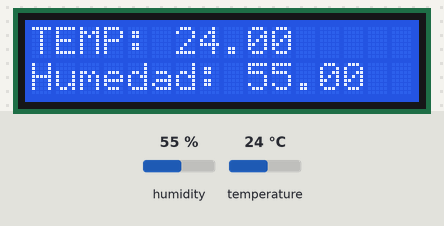
This sketch was run on a simulated Arduino Uno, built with avr-gcc and run on an emulated ATmega328P. Shown: 16×2 character LCD. The inputs (shaded band) are chosen by the test bench; at power-on: humidity 55 %, temperature 24 °C. What the sketch prints to the serial monitor is not drawn.

Above: at 1.2 s.
1.3 s: humidity set to 22 %
At 3.4 s:
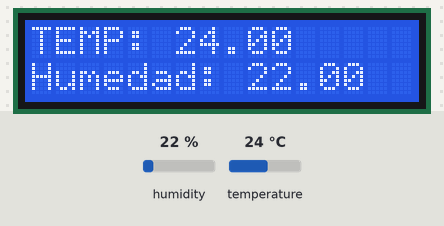
3.7 s: temperature set to 12 °C
At 5.2 s:
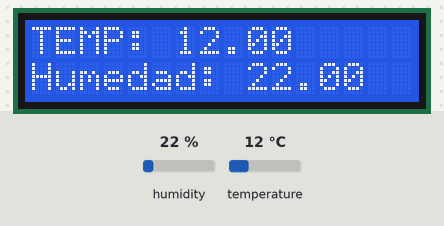
5.8 s: humidity set to 40 %
At 6.7 s:
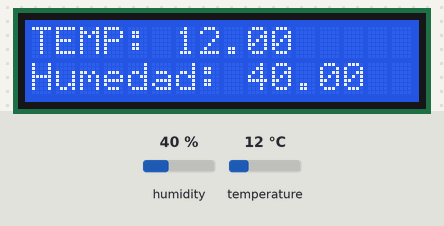
7.9 s: temperature set to 19 °C
At 9.5 s:
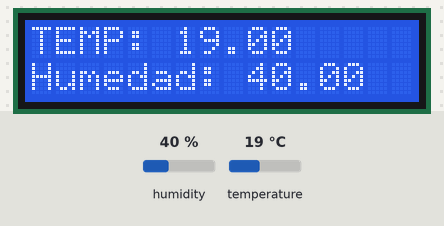
Timing chart, 0 to 11.0 s (numbered marks = the images above; inputs shaded):
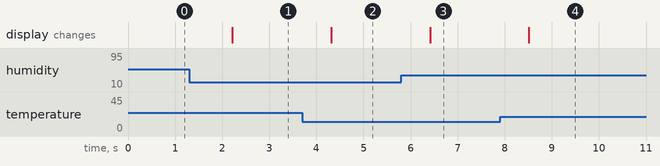

The sketch:

Practica17_Temperatura_Humedad_y_LCD.ino
```cpp
//Practica17 Temperatura Humedad y Lcd
#include <DHT11.h>
int pin=2;  //variable
DHT11 dht11(pin);

//PANTALLA LCD
#include <Wire.h>
#include <LCD.h>
#include <LiquidCrystal.h>
#include <LiquidCrystal_I2C.h>
#define I2C_ADDR 0x27  //identifica LCD 0x27
LiquidCrystal_I2C lcd(I2C_ADDR,2,1,0,4,5,6,7);
//LiquidCrystal_I2C lcd(I2C_ADDR,16,2);

void setup() {
  lcd.begin(16,2);
  lcd.setBacklightPin(3,POSITIVE);
  lcd.setBacklight(HIGH);
  lcd.clear();
  Serial.begin(9600);
}

void loop() {
  int error;
  float temp, hum;

   if((error=dht11.read(hum,temp))==0){  //si devuelve 0 es que ha leido bien
     Serial.print("Temperatura: ");
     Serial.print(temp);
     Serial.print("Humedad: ");
     Serial.print(hum);
     Serial.println();

     //PANTALLA

     lcd.setCursor(0,0);
     lcd.print("TEMP: ");
     lcd.print(temp);
     lcd.setCursor(0,1);
     lcd.print("Humedad: ");
     lcd.print(hum);
    }

  else{
    Serial.println();
    Serial.print("Error Num: ");
    Serial.print(error);
    Serial.println();

    //PANTALLA
    lcd.clear();
    lcd.setCursor(0,0);
    lcd.print("Error Num: ");
    lcd.print(error);
  }
  delay(1000);
}
```

Measured:
- after the input at 1.3 s, the display: changes after 0.92 s (image 1)
- after the input at 3.7 s, the display: changes after 0.61 s (image 2)
- after the input at 5.8 s, the display: changes after 0.61 s (image 3)
- after the input at 7.9 s, the display: changes after 0.61 s (image 4)
